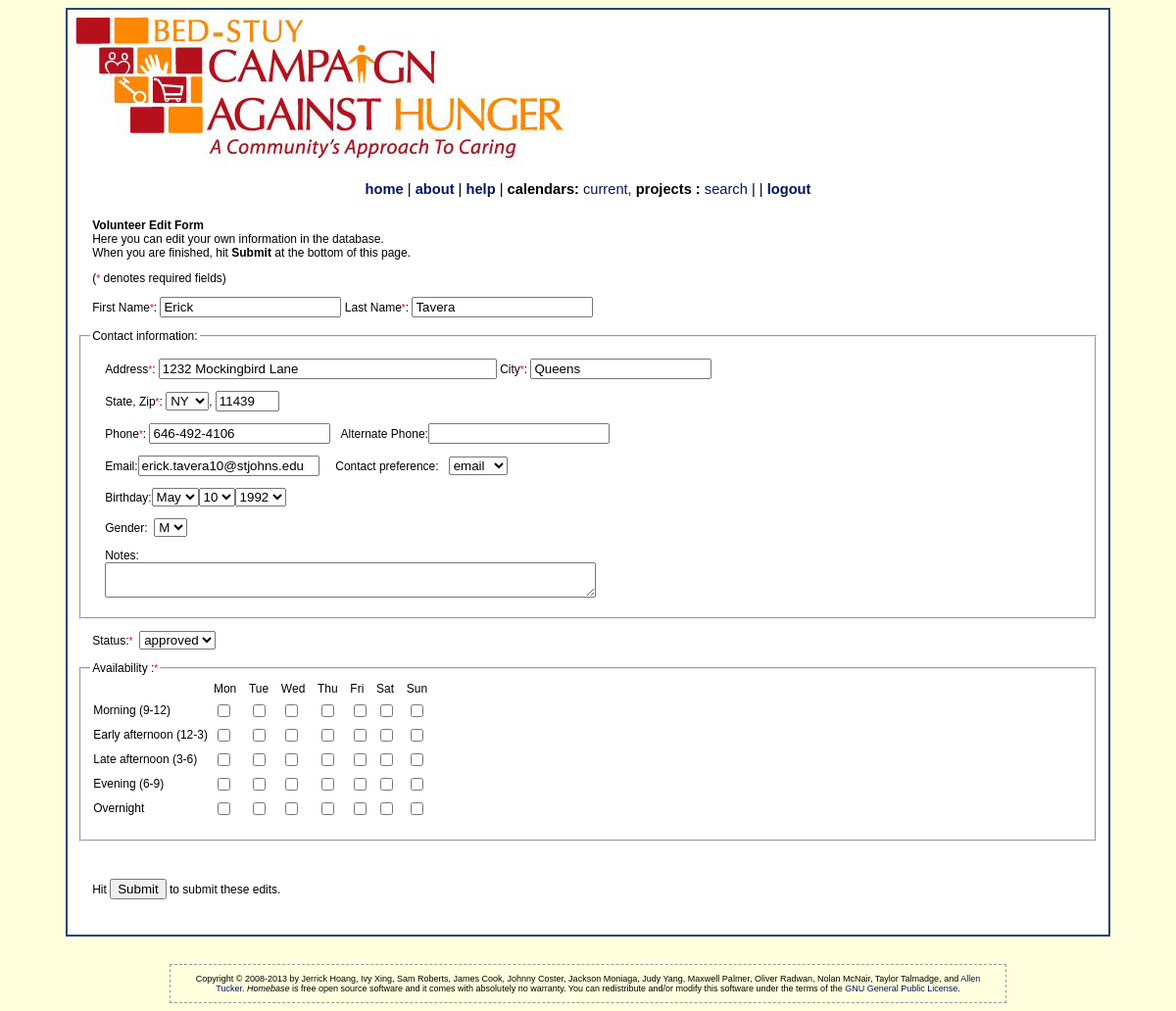
Screenshot of /personEdit.php?id=Erick6464924106 (signed in) with the database file from the repository.
### tables this page shows
CREATE TABLE IF NOT EXISTS `person` (
  `ID` varchar(25) NOT NULL,
  `NameFirst` varchar(20) NOT NULL,
  `NameLast` varchar(25) NOT NULL,
  `Birthday` varchar(11) NOT NULL, 
  `Gender` varchar(1) NOT NULL,
  `Address` varchar(40) NOT NULL,
  `City` varchar(25) NOT NULL,
  `State` varchar(2) NOT NULL,
  `Zip` varchar(5) NOT NULL,
  `Phone1` varchar(12) NOT NULL,
  `Phone2` varchar(12) DEFAULT NULL,
  `Email` varchar(30) NOT NULL,
  `Type` varchar(15) NOT NULL COMMENT 'Denotes wether a manager, volunteer or guest',
  `Status` varchar(15) COMMENT 'values could be applicant or approved for volunteer, null for  manager',
  `Schedule` varchar(100) NOT NULL COMMENT 'Dates scheduled for voliunteering',
  `Notes` varchar(200) NOT NULL,
  `Password`  text NOT NULL,
  `Availability` varchar(50) NOT NULL COMMENT 'days and times free for volunteering',
   `ContactPreference` varchar(15) NOT NULL COMMENT 'either email, mail or phone number',
  PRIMARY KEY (`ID`)
);

### database/dbinfo.php (called while the page is built, shortened)
<?php
    function connect() {
        $host = "localhost";
        $database = "dbbscah";
        $user = "dbbscah";
        $pass = "cus1166";
        $connected = mysql_connect($host, $user, $pass);
        $selected = mysql_select_db($database, $connected);
        if (!$selected) {
            return mysql_error();
        }
        else {
            return true;
        }
    }
?>

### database/dbPersons.php (called while the page is built, shortened)
<?php
    include_once('dbinfo.php');
    include_once(dirname(__FILE__) . '/../domain/Person.php');
    function retrieve_person($id) {
        $query = "SELECT * FROM person WHERE id = '" . $id . "'";
        $result = mysql_query($query);
        $result_row = mysql_fetch_assoc($result);
        $thePerson = make_a_person($result_row);
        return $thePerson;
    }
    function make_a_person($result_row) {
        $thePerson = new Person(
            $result_row['NameFirst'],
            $result_row['NameLast'],
            $result_row['Birthday'],
            $result_row['Gender'],
            $result_row['Address'],
            $result_row['City'],
            $result_row['State'],
            $result_row['Zip'],
            $result_row['Phone1'],
            $result_row['Phone2'],
            $result_row['Email'],
            $result_row['Type'],
            $result_row['Status'],
            $result_row['Schedule'],
            $result_row['Notes'],
            $result_row['Password'],
            $result_row['Availability'],
            $result_row['ContactPreference']
        );
        return $thePerson;
    }
    function phone_edit($phone) {
        if ($phone != "") {
            return substr($phone, 0, 3) . "-" . substr($phone, 3, 3) . "-" . substr($phone, 6);
        }
        else {
            return "";
        }
    }
?>

### domain/Person.php (called while the page is built, shortened)
<?php
    include_once(dirname(__FILE__) . '/../database/dbPersons.php');
    class Person {
        private $ID;
        private $NameFirst;
        private $NameLast;
        private $Gender;
        private $Address;
        private $City;
        private $State;
        private $Zip;
        private $Phone1;
        private $Phone2;
        private $Email;
        private $Type;
        private $Status;
        private $Password;
        private $Availability;
        private $Contact_Preference;
        function __construct($fname, $lname, $bday, $gender, $addr, $city, $state, $zip, $ph1, $ph2, $email,
            $type, $status, $sch, $notes, $pswd, $avail, $cont_pref) {
            $this->ID = $fname . $ph1;
            $this->NameFirst = $fname;
            $this->NameLast = $lname;
            $this->Gender = $gender;
            $this->Address = $addr;
            $this->City = $city;
            $this->State = $state;
            $this->Zip = $zip;
            $this->Phone1 = $ph1;
            $this->Phone2 = $ph2;
            $this->Email = $email;
            $this->Type = $type;
            $this->Status = $status;
            $this->Password = $pswd;
            if ($avail == "") {
                $this->Availability = [];
            }
            else {
                $this->Availability = explode(',', $avail);
            }
            $this->Contact_Preference = $cont_pref;
        }
        function get_id() {
            return $this->ID;
        }
        function get_first_name() {
            return $this->NameFirst;
        }
        function get_last_name() {
            return $this->NameLast;
        }
        function get_gender() {
            return $this->Gender;
        }
        function get_address() {
            return $this->Address;
        }
        function get_city() {
            return $this->City;
        }
        function get_state() {
            return $this->State;
        }
        function get_zip() {
            return $this->Zip;
        }
        function get_phone1() {
            return $this->Phone1;
        }
        function get_phone2() {
            return $this->Phone2;
        }
        function get_email() {
            return $this->Email;
        }
        function get_type() {
            return $this->Type;
        }
        function get_status() {
            return $this->Status;
        }
        function get_password() {
            return $this->Password;
        }
        function get_availability() {
            return $this->Availability;
        }
        function get_contact_preference() {
            return $this->Contact_Preference;
        }
    }
?>

### personForm.inc (the view, shortened to what this page needs)
<?php
    if ($_SESSION['access_level'] == 0) {
        echo('<p><strong>New Volunteer Application Form</strong><br />');
        echo('Please provide us with some basic information about yourself and your interests.' .
            '<br>When you are finished, hit <b>Submit</b> at the bottom of this page.');
    }
    else {
        if ($_SESSION['access_level'] == 1) {
            if ($_SESSION['_id'] != $person->get_id()) {
                echo("<p id=\"error\">You do not have sufficient permissions to edit this user.</p>");
                include('footer.inc');
                echo('</div></div></body></html>');
                die();
            }
            else {
                echo('<p><strong>Volunteer Edit Form</strong><br />');
                echo('Here you can edit your own information in the database.' .
                    '<br>When you are finished, hit <b>Submit</b> at the bottom of this page.');
            }
        }
    }
?>
<form method="POST">
<p>(<span style="font-size:x-small;color:FF0000">*</span> denotes required fields)
<p>First Name<span style="font-size:x-small;color:FF0000">*</span>: <input type="text" name="first_name" tabindex="1"
                                                                           value="<?PHP echo($person->get_first_name()) ?>">
    Last Name<span style="font-size:x-small;color:FF0000">*</span>: <input type="text" name="last_name" tabindex="2"
                                                                           value="<?PHP echo($person->get_last_name()) ?>">
<fieldset>
    <legend>Contact information:</legend>
    <p>Address<span style="font-size:x-small;color:FF0000">*</span>: <input type="text" name="address" tabindex="3"
                                                                            size=40
                                                                            value="<?PHP echo($person->get_address()) ?>">
        City<span style="font-size:x-small;color:FF0000">*</span>: <input type="text" name="city" tabindex="4"
                                                                          value="<?PHP echo($person->get_city()) ?>">
    <p>State, Zip<span style="font-size:x-small;color:FF0000">*</span>:
        <select name="state" tabindex="5">
            <?PHP
                $states =
                    ["AL", "AK", "AZ", "AR", "CA", "CO", "CT", "DE", "DC", "FL", "GA", "HI", "ID", "IL", "IN", "IA",
                        "KS", "KY", "LA", "ME", "MD", "MA", "MI", "MN", "MS", "MO", "MT", "NE", "NV", "NH", "NJ", "NM",
                        "NY", "NC", "ND", "OH", "OK", "OR", "PA", "RI", "SC", "SD", "TN", "TX", "UT", "VT", "VA", "WA",
                        "WV", "WI", "WY"];
                foreach ($states as $st) {
                    echo "<option value='" . $st . "' ";
                    if ($person->get_state() == $st) {
                        echo("SELECTED");
                    }
                    else {
                        if ($id == "new" && $st == "ME") {
                            echo("SELECTED");
                        }
                    }
                    echo ">" . $st . "</option>";
                }
            ?>
        </select>,
        <input type="text" name="zip" size="5" tabindex="6" value="<?PHP echo($person->get_zip()) ?>">
    <p>Phone<span style="font-size:x-small;color:FF0000">*</span>: <input type="text" name="phone1" MAXLENGTH=12
                                                                          tabindex="7"
                                                                          value="<?PHP echo(phone_edit($person->get_phone1())) ?>">
        &nbsp;&nbsp;Alternate Phone:<input type="text" name="phone2" MAXLENGTH=12 tabindex="8"
                                           value="<?PHP echo(phone_edit($person->get_phone2())) ?>">
    <p>Email:<input type="text" name="email" tabindex="9" value="<?PHP echo($person->get_email()) ?>">
        &nbsp;&nbsp;&nbsp;&nbsp;Contact preference:&nbsp;&nbsp;
        <?PHP
            echo('<select name="contact_preference">');
            echo('<option value="email"');
            if ($person->get_contact_preference() == 'email') {
                echo(' SELECTED');
            }
            echo('>email</option>');
            echo('</select>');
            echo '<p>Birthday:';
            $mm = substr($person->get_birthday(), 0, 2);
            $dd = substr($person->get_birthday(), 3, 2);
            $yy = substr($person->get_birthday(), 6, 2);
            select_date($mm, $dd, $yy, "DateOfBirth_Month", "DateOfBirth_Day", "DateOfBirth_Year");
            echo('<p>Gender:&nbsp;&nbsp;');
            echo('<select name="gender">');
            echo('<option value="M"');
            if ($person->get_gender() == 'M') {
                echo(' SELECTED');
            }
            echo('>M</option>');
            echo('</select>');
            echo('<p>Notes:<br />');
            echo('<textarea name="notes" rows="2" cols="60">');
            echo('</textarea></fieldset>');
            echo('<p>Status:');
            echo('<span style="font-size:x-small;color:FF0000">*</span>&nbsp;&nbsp;');
            echo('<select name="status">');
            if ($_SESSION['access_level'] == 0) {
                echo('<option value="applicant"');
                echo(' SELECTED');
                echo('>applicant</option>');
            }
            else {
                echo('<option value="approved"');
                if ($person->get_status() == 'approved') {
                    echo(' SELECTED');
                }
                echo('>approved</option>');
            }
            echo('</select>');
        ?>
    <fieldset id='availability'>
        <legend>Availability :<span style="font-size:x-small;color:FF0000">*</span></legend>
        <span class="bigTable">
            <table>
                <?PHP
                    $shifts = ['Morning(9-12)' => 'Morning (9-12)', 'EarlyPM(12-3)' => 'Early afternoon (12-3)',
                        'LatePM(3-6)' => 'Late afternoon (3-6)',
                        'Evening(6-9)' => 'Evening (6-9)', 'Overnight' => "Overnight"];
                    $workdays = ['Mon', 'Tue', 'Wed', 'Thu', 'Fri', 'Sat', 'Sun'];
                    echo "<table>" .
                        "<tr><td> &nbsp;&nbsp;</td><td>Mon&nbsp;&nbsp;</td><td>Tue&nbsp;&nbsp;</td><td>Wed&nbsp;&nbsp;</td>" .
                        "<td>Thu&nbsp;&nbsp;</td><td>Fri&nbsp;&nbsp;</td><td>Sat&nbsp;&nbsp;</td><td>Sun</td></tr>";
                    foreach ($shifts as $weeknum => $weekvalues) {
                        echo('<tr><td>' . $weekvalues . '</td>');
                        foreach ($workdays as $day) {
                            $realkey = $day . ":" . $weeknum;
                            echo('<td><input type="checkbox" name="availability[]" value=' . $realkey);
                            if (in_array($day . ":" . $weeknum, $person->get_availability())) {
                                echo(' checked');
                            }
                            echo('></td>');
                        }
                        echo('</tr>');
                    }
                    echo "</table><p>";
                ?>
            </table>
        </span>
</p>
<p>
    <?PHP
        echo('<input type="hidden" name="_submit_check" value="1"><p>');
        if ($_SESSION['access_level'] == 0) {
            echo('Hit <input type="submit" value="Submit" name="Submit Edits"> to complete this application.<br /><br />');
        }
        else {
            echo('Hit <input type="submit" value="Submit" name="Submit Edits"> to submit these edits.<br /><br />');
        }
        function &select_date($month, $day, $year, $month_name, $day_name, $year_name) {
            $months = ['', 'Jan', 'Feb', 'Mar', 'Apr', 'May', 'Jun', 'Jul', 'Aug', 'Sep', 'Oct', 'Nov', 'Dec'];
            echo('<select name=' . $month_name . '><option value=""></option>');
            for ($i = 1; $i <= 12; $i++) {
                echo '<option value=' . (($i < 10) ? "0" . $i : $i);
                if ($month == $i) {
                    echo(' SELECTED');
                }
                echo '>' . $months[$i] . ' </option>';
            }
            echo "</select>";
            echo '<select name=' . $day_name . '><option value=""></option>';
            for ($i = 1; $i <= 31; $i++) {
                echo '<option value=' . (($i < 10) ? "0" . $i : $i);
                if ($day == $i) {
                    echo(' SELECTED');
                }
                echo '>' . $i . ' </option>';
            }
            echo "</select>";
            echo '<select name=' . $year_name . '><option value=""></option>';
            $start_year = date("Y") + 1;
            for ($i = $start_year; $i >= ($start_year - 90); $i--) {
                echo '<option value=' . substr($i, 2, 2);
                if ($year == substr($i, 2, 2)) {
                    echo(' SELECTED');
                }
                echo '>' . $i . ' </option>';
            }
            echo "</select>";
        }
    ?>
</form>

### styles.css (style rules this page uses)
body { background: #FFFFDD; font-family: verdana, arial, sans-serif; font-size: 12px; color: #000000; }
p { padding-left: 15px; padding-right: 15px; }
table { border-collapse: collapse; font-family: verdana, arial, sans-serif; }
td { border: none; font-size: 12px; padding: 3px; }

### rows the page displays
person: first_name "Erick", last_name "Tavera", address "1232 Mockingbird Lane", city "Queens", zip "11439", phone1 "646-492-4106", email "erick.tavera10@stjohns.edu"

### other values shown
$weekvalues "Morning (9-12)"
$weekvalues "Early afternoon (12-3)"
$weekvalues "Late afternoon (3-6)"
$weekvalues "Evening (6-9)"
$weekvalues "Overnight"
form field state "NY"
form field DateOfBirth_Month "May"
form field DateOfBirth_Day "10"
form field DateOfBirth_Year "1992"
